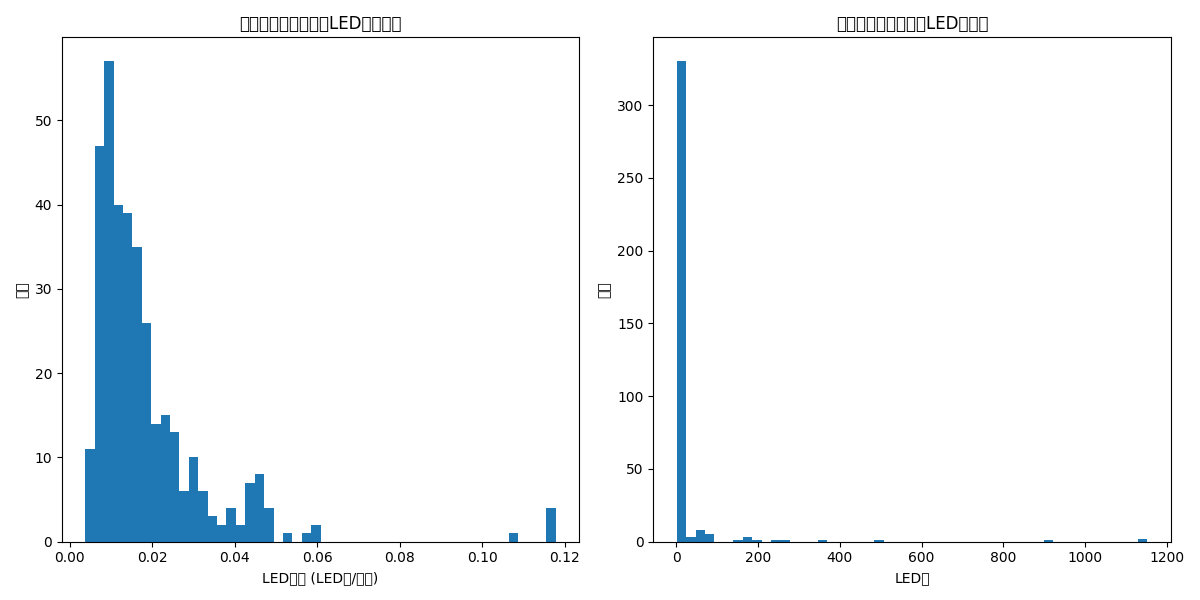
#> input picture server/app/services/led_database/improved_models/excluded_data_analysis.png, 1200 x 600 px
$ python -i pixelation_detection_service.py   (imports and definitions only)   (older library calls are emulated)
#> lines starting #> are read from the running program, lines starting #| are printed output that depends on the picture; after the words box and inside, x2 and y2 are one past the last pixel; in counts of white or black regions, pixels touching at a corner belong together
#> further down, picture is the input picture: shape (600, 1200, 3); mean B, G, R 248.5, 245.7, 241.6
import cv2
import numpy as np
from typing import Tuple
from pydantic import BaseModel

class PixelationDetectionResponse(BaseModel):
    is_pixelated: bool
    pixelation_score: float

class PixelationDetectionService:
    def __init__(self):
        pass

    def is_pixelated(self, image: np.ndarray, threshold: float = 0.3, tolerance: float = 0.05) -> Tuple[bool, float]:
        """
        Detects pixelation in the image.

        Args:
            image (np.ndarray): Image in OpenCV format.
            threshold (float): Pixelation detection threshold (default is 0.3).
            tolerance (float): Tolerance for pixelation detection (default is 0.05).

        Returns:
            Tuple[bool, float]: A tuple containing two values:
                - bool: True if the image is pixelated, False otherwise.
                - float: The pixelation ratio of the image.

        Raises:
            Exception: If there's an error during pixelation detection.
        """
        try:
            # Call detect_pixelation method
            pixelated, pixelation_ratio = self.detect_pixelation(image, sensitivity=tolerance, threshold=threshold)

            return pixelated, pixelation_ratio

        except Exception as e:
            raise Exception(f"Error detecting pixelation: {str(e)}")

    def enhance_image(self, image: np.ndarray) -> np.ndarray:
        """
        Enhances the image by increasing resolution and applying edge enhancement.

        Parameters:
            image (np.ndarray): Input image in OpenCV format.

        Returns:
            np.ndarray: Enhanced image.
        """
        # Increase resolution by resizing
        scale_factor = 2  # Adjustable scale factor
        enhanced_image = cv2.resize(image, None, fx=scale_factor, fy=scale_factor, interpolation=cv2.INTER_CUBIC)

        # Apply edge enhancement using a kernel
        kernel = np.array([[-1, -1, -1],
                           [-1,  9, -1],
                           [-1, -1, -1]])
        enhanced_image = cv2.filter2D(enhanced_image, -1, kernel)

        return enhanced_image

    def detect_pixelation(self, image: np.ndarray, sensitivity=0.3, threshold=0.05) -> Tuple[bool, float]:
        """
        Detects pixelation in the image using the Laplacian method.

        Parameters:
            image (np.ndarray): Input image in OpenCV format.
            sensitivity (float): Sensitivity for pixelation detection.
            threshold (float): Pixelation detection threshold.

        Returns:
            Tuple[bool, float]: A tuple containing two values:
                - bool: True if the image is pixelated, False otherwise.
                - float: The pixelation ratio of the image.
        """
        try:
            enhanced_image = self.enhance_image(image)

            gray = cv2.cvtColor(enhanced_image, cv2.COLOR_BGR2GRAY)
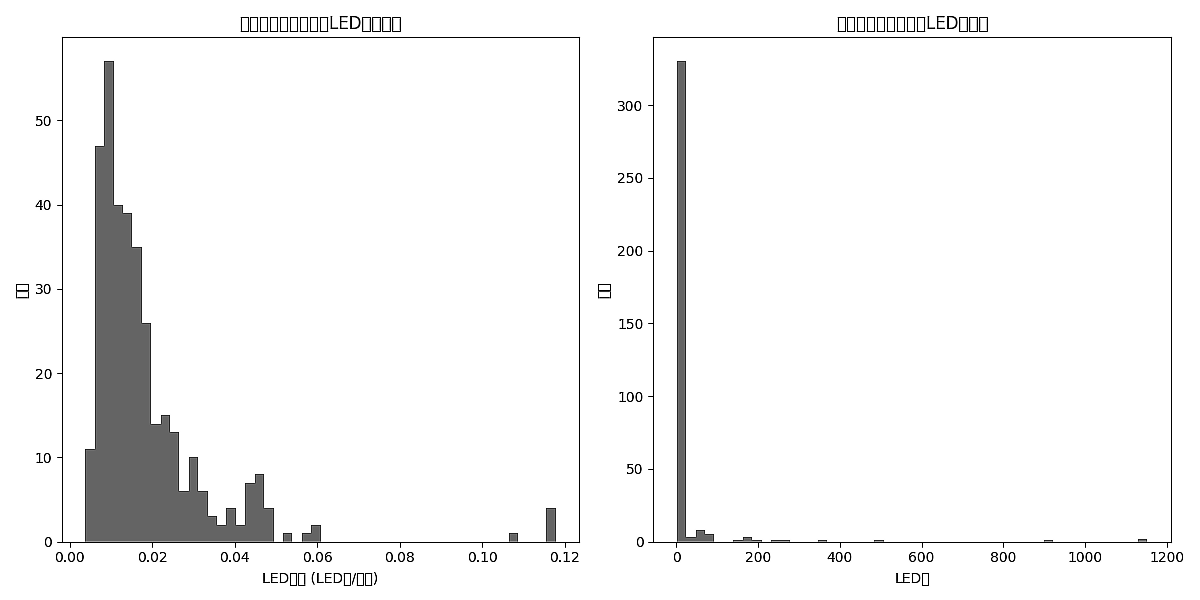
#> gray: shape (1200, 2400) (shown at 1/2 size); min 0, max 255, mean 244.7
            laplacian = cv2.Laplacian(gray, cv2.CV_64F)
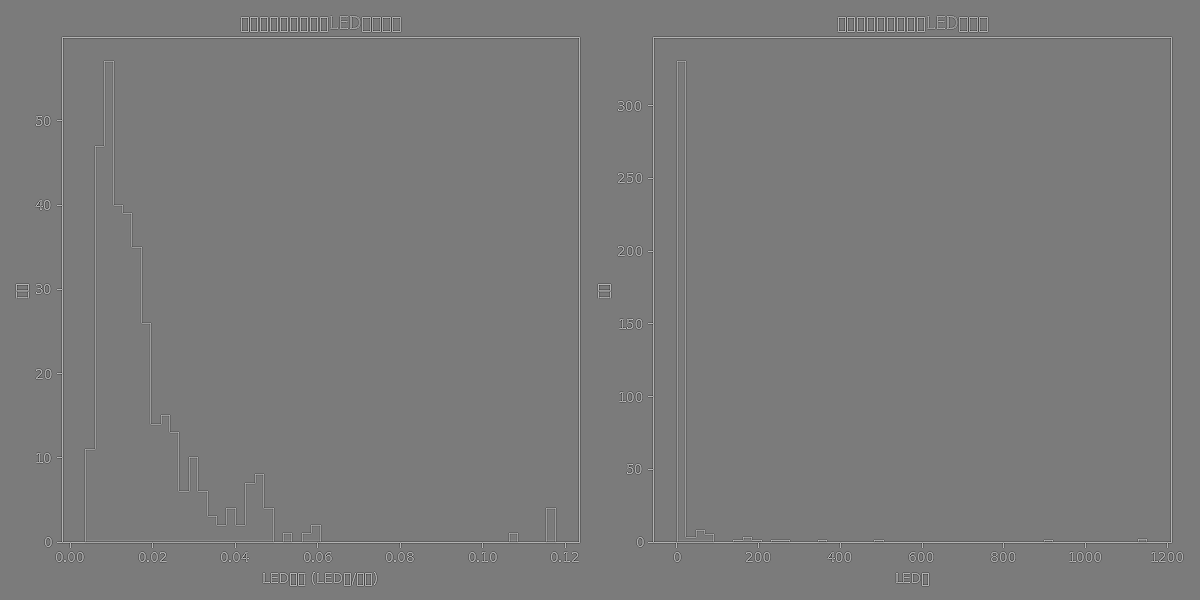
#> laplacian: shape (1200, 2400) float64 (shown at 1/2 size); min -552, max 589, mean 0; drawn with min black and max white

            laplacian_abs = np.abs(laplacian)
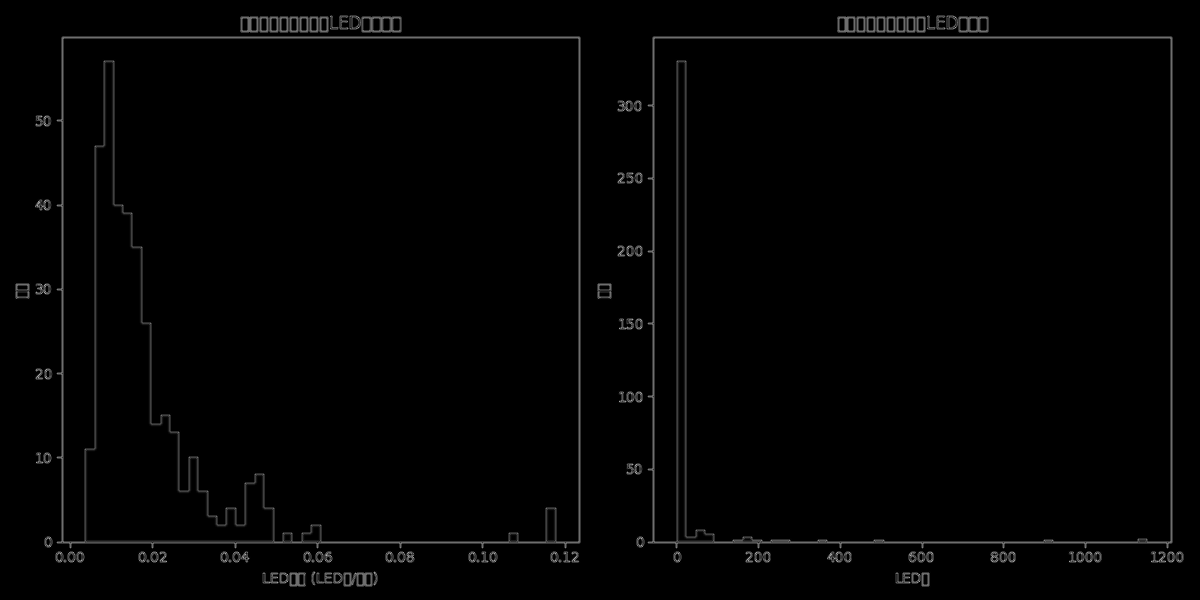
#> laplacian_abs: shape (1200, 2400) float64 (shown at 1/2 size); min 0, max 589, mean 6.6; drawn with min black and max white
            _, binary_image = cv2.threshold(laplacian_abs, sensitivity * np.max(laplacian_abs), 255, cv2.THRESH_BINARY)
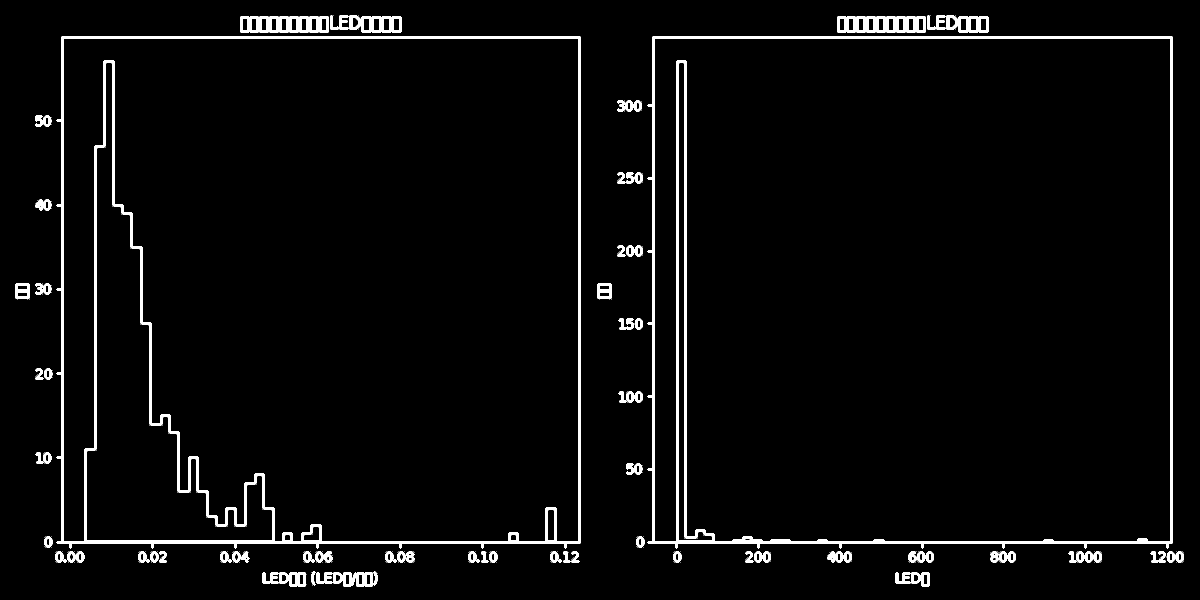
#> binary_image: shape (1200, 2400) float64 (shown at 1/2 size); 3% white; 290 white regions (206 under 20 px), largest, box (x1, y1, x2, y2) and area: (113, 72, 1162, 1097) 30039, (1295, 72, 2346, 1097) 25905, (480, 33, 658, 65) 3034
            binary_image = binary_image.astype(np.uint8)

            pixelated_area = np.sum(binary_image > 0)
#> pixelated_area = 85900
            total_area = binary_image.size
#> total_area = 2880000
            pixelation_ratio = pixelated_area / total_area
#> pixelation_ratio = 0.0298

            pixelated = pixelation_ratio > threshold
#> pixelated = False

            return pixelated, pixelation_ratio

        except Exception as e:
            raise Exception(f"Error detecting pixelation: {str(e)}")

def get_pixelation_detection_service():
    return PixelationDetectionService()

>>> import cv2
>>> picture = cv2.imread('led_database/improved_models/excluded_data_analysis.png')
>>> result = PixelationDetectionService().is_pixelated(picture)
#> in is_pixelated, `pixelated, pixelation_ratio = self.detect_pixelation(image, sensitivit..`: pixelation_ratio = 0.0298
#> result = (False, 0.0298)
